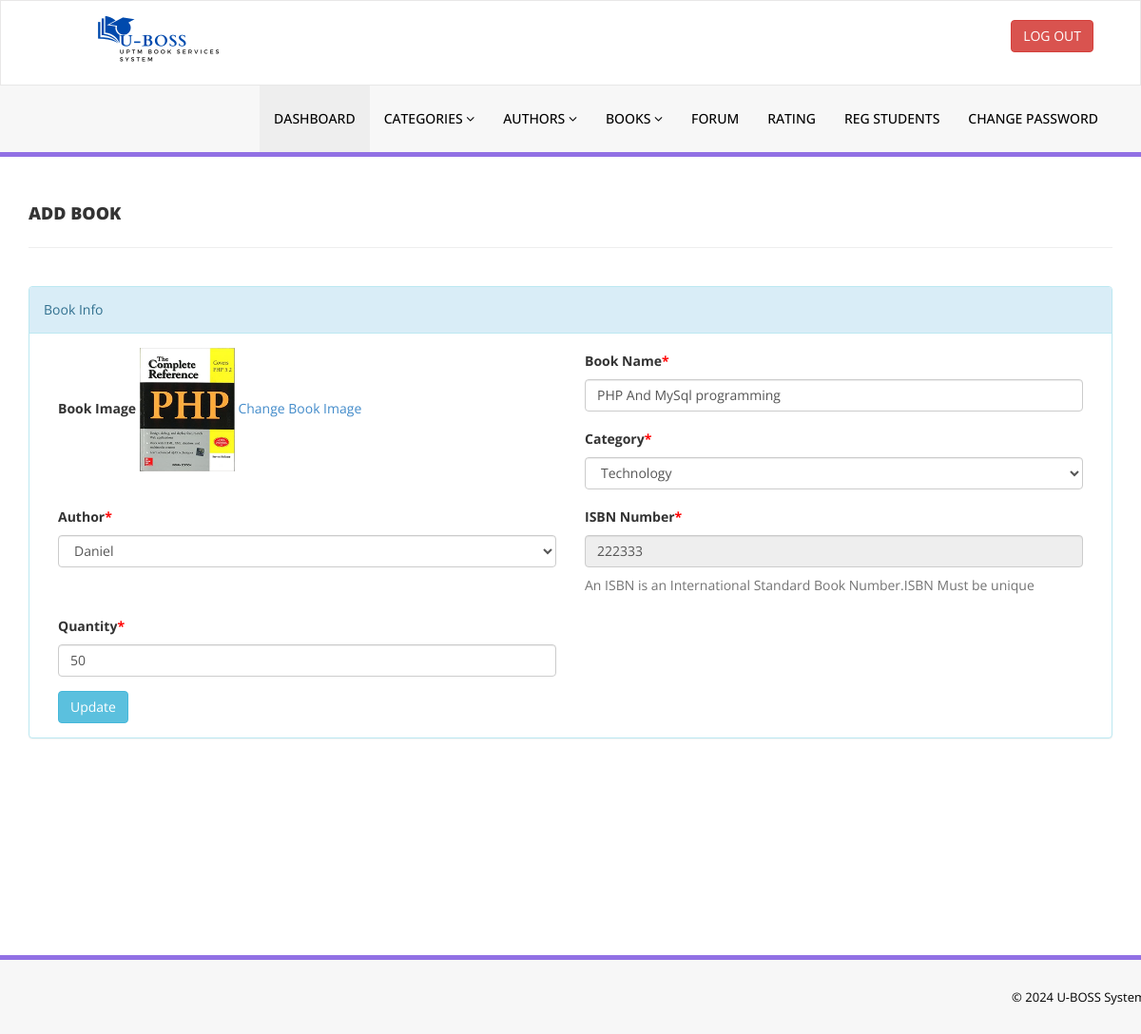
Screenshot of /library/admin/edit-book.php?bookid=1 (signed in) with the database file from the repository.
### tables this page shows
CREATE TABLE `tblbooks` (
  `id` int(11) NOT NULL,
  `BookName` varchar(255) DEFAULT NULL,
  `CatId` int(11) DEFAULT NULL,
  `AuthorId` int(11) DEFAULT NULL,
  `ISBNNumber` varchar(25) DEFAULT NULL,
  `bookImage` varchar(250) NOT NULL,
  `RegDate` timestamp NULL DEFAULT current_timestamp(),
  `UpdationDate` timestamp NULL DEFAULT NULL ON UPDATE current_timestamp(),
  `quantity` int(11) DEFAULT 0
);

CREATE TABLE `tblcategory` (
  `id` int(11) NOT NULL,
  `CategoryName` varchar(150) DEFAULT NULL,
  `Status` int(1) DEFAULT NULL,
  `CreationDate` timestamp NULL DEFAULT current_timestamp(),
  `UpdationDate` timestamp NULL DEFAULT '0000-00-00 00:00:00' ON UPDATE current_timestamp()
);

CREATE TABLE `tblauthors` (
  `id` int(11) NOT NULL,
  `AuthorName` varchar(159) DEFAULT NULL,
  `creationDate` timestamp NULL DEFAULT current_timestamp(),
  `UpdationDate` timestamp NULL DEFAULT NULL ON UPDATE current_timestamp()
);

### library/admin/edit-book.php (the view, shortened to what this page needs)
<?php
include('includes/config.php');
if(strlen($_SESSION['alogin'])==0)
    {
header('location:index.php');
}
else{
?>
<!DOCTYPE html>
<html xmlns="http://www.w3.org/1999/xhtml">
<head>
    <link href="assets/css/bootstrap.css" rel="stylesheet" />
    <link href="assets/css/font-awesome.css" rel="stylesheet" />
    <link href="assets/css/style.css" rel="stylesheet" />
</head>
<body>
<?php include('includes/header.php');?>
    <div class="content-wrapper">
         <div class="container">
        <div class="row pad-botm">
            <div class="col-md-12">
                <h4 class="header-line">Add Book</h4>
                            </div>
</div>
<div class="row">
<div class="col-md12 col-sm-12 col-xs-12">
<div class="panel panel-info">
<div class="panel-heading">
Book Info
</div>
<div class="panel-body">
<form role="form" method="post">
<?php
$bookid=intval($_GET['bookid']);
$sql = "SELECT tblbooks.BookName,tblcategory.CategoryName,tblcategory.id as cid,tblauthors.AuthorName,tblauthors.id as athrid,tblbooks.ISBNNumber,tblbooks.quantity,tblbooks.id as bookid,tblbooks.bookImage from  tblbooks join tblcategory on tblcategory.id=tblbooks.CatId join tblauthors on tblauthors.id=tblbooks.AuthorId where tblbooks.id=:bookid";
$query = $dbh -> prepare($sql);
$query->bindParam(':bookid',$bookid,PDO::PARAM_STR);
$query->execute();
$results=$query->fetchAll(PDO::FETCH_OBJ);
if($query->rowCount() > 0)
{
foreach($results as $result)
{               ?>
<div class="col-md-6">
<div class="form-group">
<label>Book Image</label>
<img src="bookimg/<?php echo htmlentities($result->bookImage);?>" width="100">
<a href="change-bookimg.php?bookid=<?php echo htmlentities($result->bookid);?>">Change Book Image</a>
</div></div>
<div class="col-md-6">
<div class="form-group">
<label>Book Name<span style="color:red;">*</span></label>
<input class="form-control" type="text" name="bookname" value="<?php echo htmlentities($result->BookName);?>" required />
</div></div>
<div class="col-md-6">
<div class="form-group">
<label> Category<span style="color:red;">*</span></label>
<select class="form-control" name="category" required="required">
<option value="<?php echo htmlentities($result->cid);?>"> <?php echo htmlentities($catname=$result->CategoryName);?></option>
</select>
</div></div>
<div class="col-md-6">
<div class="form-group">
<label> Author<span style="color:red;">*</span></label>
<select class="form-control" name="author" required="required">
<option value="<?php echo htmlentities($result->athrid);?>"> <?php echo htmlentities($athrname=$result->AuthorName);?></option>
</select>
</div></div>
<div class="col-md-6">
<div class="form-group">
<label>ISBN Number<span style="color:red;">*</span></label>
<input class="form-control" type="text" name="isbn" value="<?php echo htmlentities($result->ISBNNumber);?>"  readonly />
<p class="help-block">An ISBN is an International Standard Book Number.ISBN Must be unique</p>
</div></div>
<div class="col-md-6">
 <div class="form-group">
 <label>Quantity<span style="color:red;">*</span></label>
 <input class="form-control" type="text" name="quantity" value="<?php echo htmlentities($result->quantity);?>"   required="required" />
 </div></div>
 <?php }} ?><div class="col-md-12">
<button type="submit" name="update" class="btn btn-info">Update </button></div>
                                    </form>
                            </div>
                        </div>
                            </div>
        </div>
    </div>
    </div>
  <?php include('includes/footer.php');?>
</body>
</html>
<?php } ?>

### library/admin/assets/css/style.css (style rules this page uses)
.content-wrapper { margin-top: 40px; min-height:800px; padding-bottom:90px; }
.header-line { font-weight:900; padding-bottom:25px; border-bottom:1px solid #eeeeee; text-transform:uppercase; }
.pad-botm { padding-bottom:30px; }

### rows the page displays
tblbooks: bookImage (picture), bookname "PHP And MySql programming", category "Technology", author "Daniel", isbn "222333", quantity "50"
